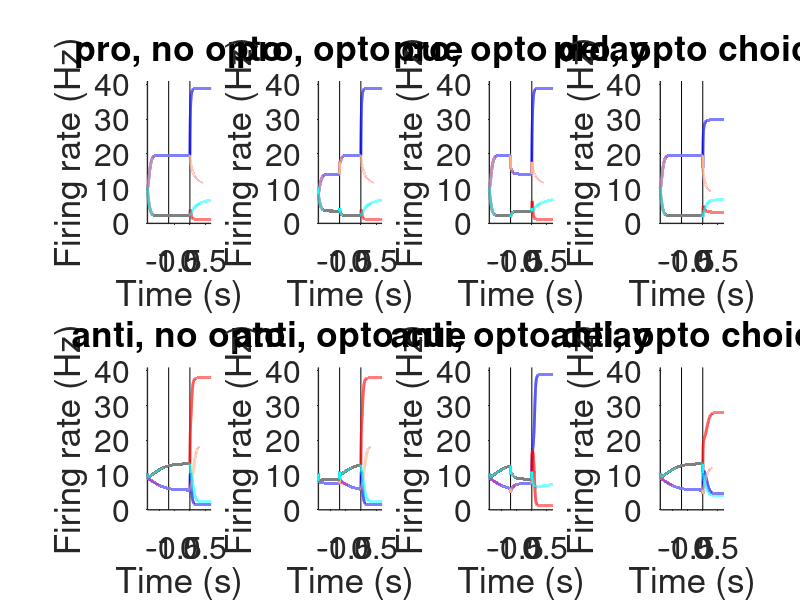

The MATLAB script that drew this image:
clear
clc


%WEIGHTS
wv=36; % vertical inhibitory weights
wh=1;    % horizontal inhibitory weights


%INPUTS
bias=0.854;  %constant pro bias input
delay=1; %delay input
light=12; %light input



opto=0.8; %opto reduction



noise_intracell_on=0; %apply noise to intracellular potentials
noisefr_on=0; %apply noise to firing rates

if(noise_intracell_on)
    noise_intracell=.1; %noise applied to "intracellular potential"
else
    noise_intracell=0; %noise applied to "intracellular potential"
end

if(noisefr_on)
    noisefr=.01; %noise applied to firing rates
else
    noisefr=0; %noise applied to firing rates
end




%%% weight matrix
w=[  0  -wv  -wh     0 ; ... %PRO_Contra_goL (1)
    -wv   0    0   -wh ; ... %ANTI_Ipsi_goR (2)
    -wh   0    0   -wv ; ... %PRO_Contra_goR (3)
     0  -wh  -wv     0 ] ;   %ANTI_Ipsi_goL (4)

%Parameters
dt=.05; %integration timestep
totalTime=200+200+200; %simulation time (ms)
tau=4.4; %time constant
totalSteps=totalTime/dt; %total time steps


types=[0 1 1 1;... %pro, no opto
    0 opto 1 1;... %pro, opto cue
    0 1 opto 1;... %pro, opto delay
    0 1 1 opto;... %pro, opto choice
    1 1 1 1;...    %anti, no opto
    1 opto 1 1;... %anti, opto cue
    1 1 opto 1;... %anti, opto delay
    1 1 1 opto];   %anti, opto choice

labels={'pro, no opto';... 
    'pro, opto cue';... 
    'pro, opto delay';...
    'pro, opto choice';...
    'anti, no opto';...
    'anti, opto cue';...
    'anti, opto delay';...
    'anti, opto choice'};


yall=nan(4,totalSteps,8);
for iii=1:8
    
    
    anti=types(iii,1);
    optoC=types(iii,2);
    optoD=types(iii,3);
    optoCh=types(iii,4);
    
    
    %initialize matrix of voltages
    x=zeros(4,totalSteps);
    %initialize matrix of activations
    y=zeros(4,totalSteps);
    
    %set initial states
    x(:,1) = [-25 -25 -25 -25];
    y(:,1) = (tanh( (x(:,1)-5)/50 )+1)/2;
    
    %set inputs to target proper nodes
    bias_in=bias*[1 0 1 0];
    if anti
        delay_in=delay*[0 1 0 1];
    else
        delay_in=delay*[1 0 1 0];
    end
    light_in=light*[1 1 0 0];
    
    

    %------------------------ Cue period
    
    for i=2:4000
        dx = -x(:,i-1)/tau + w*y(:,i-1) + delay_in' + bias_in';
        x(:,i) = x(:,i-1) + dx*dt;
        x(:,i) = x(:,i) + noise_intracell*randn(4,1);
        y(:,i) = (tanh( (x(:,i)-5)/50 )+1)/2;
        y(:,i) = optoC*y(:,i);
        y(:,i) = y(:,i) + noisefr*randn(4,1);
        
    end
        
    
    %------------------------ Delay period
    
    for i=4001:8000
        dx = -x(:,i-1)/tau + w*y(:,i-1) + delay_in' + bias_in';
        x(:,i) = x(:,i-1) + dx*dt;
        x(:,i) = x(:,i) + noise_intracell*randn(4,1);
        y(:,i) = (tanh( (x(:,i)-5)/50 )+1)/2;
        y(:,i) = optoD*y(:,i);
        y(:,i) = y(:,i) + noisefr*randn(4,1);
        
    end
    
    
    %------------------------ Choice period
    
    for i=8001:12000
        dx = -x(:,i-1)/tau + w*y(:,i-1) + light_in' + bias_in' ;
        x(:,i) = x(:,i-1) + dx*dt;
        x(:,i) = x(:,i) + noise_intracell*randn(4,1);
        y(:,i) = (tanh( (x(:,i)-5)/50 )+1)/2;
        y(:,i) = optoCh*y(:,i);
        y(:,i) = y(:,i) + noisefr*randn(4,1);
        
    end
    
    
    yall(:,:,iii)=y;
end



%%% PLOTS! %%%

ylb=-0.01;
yub=41;
yscale = 45;
linew = 2;
T=dt:dt:totalTime;

figure
for iii=1:8
    
    subplot(2,4,iii);
    
    
    hold on
    plot([-.7 -.7],[0 41],'k','linewidth',.2)
    hold on
    plot([0 0],[0 41],'k','linewidth',.2)
    
    hold on
    plot((T-400)/(200/.7),yall(1,:,iii)*yscale,'Color',[0, 0, 1],'linewidth',linew)
    plot((T-400)/(200/.7),yall(3,:,iii)*yscale,'Color',[1, 0.7, 0.5],'linewidth',linew)
    plot((T-400)/(200/.7),yall(2,:,iii)*yscale,'Color',[1, 0, 0],'linewidth',linew)
    plot((T-400)/(200/.7),yall(4,:,iii)*yscale,'Color',[0, 1, 1],'linewidth',linew)
    ylim([ylb yub])
    xlim([-1.4 0.7])
    
    ylabel('Firing rate (Hz)')
    xlabel('Time (s)')
    set(gca,'fontsize',14)
    set(gca,'linewidth',1)
    title(labels{iii});
    
    set(gca,'TickDir','out')
    set(gca,'FontSize',23)
    box off
    
end







